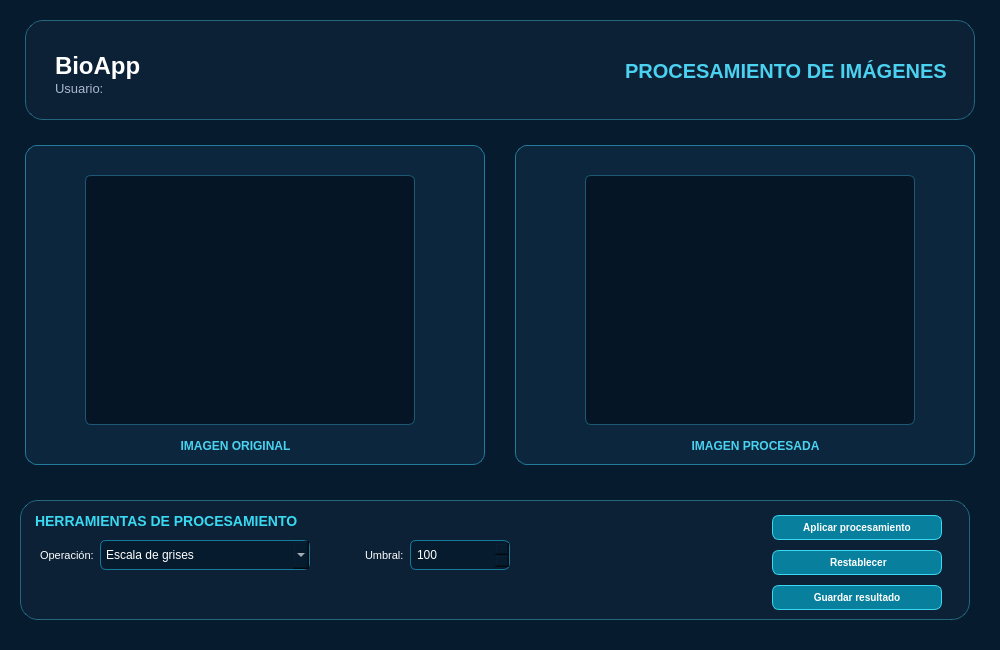
<?xml version="1.0" encoding="UTF-8"?>
<ui version="4.0">
 <class>ventanaProcesamiento</class>
 <widget class="QDialog" name="ventanaProcesamiento">
  <property name="geometry">
   <rect>
    <x>0</x>
    <y>0</y>
    <width>1000</width>
    <height>650</height>
   </rect>
  </property>
  <property name="windowTitle">
   <string>BioApp | Procesamiento de imágenes</string>
  </property>
  <property name="styleSheet">
   <string notr="true">QDialog#ventanaProcesamiento {
    background-color: #071B2E;
}</string>
  </property>
  <widget class="QFrame" name="frameEncabezado">
   <property name="geometry">
    <rect>
     <x>25</x>
     <y>20</y>
     <width>950</width>
     <height>100</height>
    </rect>
   </property>
   <property name="styleSheet">
    <string notr="true">QFrame#frameEncabezado {
    background-color: rgba(15, 35, 60, 150);
    border: 1px solid rgba(75, 210, 240, 100);
    border-radius: 18px;
}</string>
   </property>
   <property name="frameShape">
    <enum>QFrame::StyledPanel</enum>
   </property>
   <property name="frameShadow">
    <enum>QFrame::Raised</enum>
   </property>
   <widget class="QLabel" name="lblBioApp">
    <property name="geometry">
     <rect>
      <x>30</x>
      <y>30</y>
      <width>91</width>
      <height>31</height>
     </rect>
    </property>
    <property name="styleSheet">
     <string notr="true">color: #FFFFFF;
font-size: 24px;
font-weight: bold;
background-color: transparent;</string>
    </property>
    <property name="text">
     <string>BioApp</string>
    </property>
   </widget>
   <widget class="QLabel" name="lblTituloProcesamiento">
    <property name="geometry">
     <rect>
      <x>600</x>
      <y>40</y>
      <width>331</width>
      <height>21</height>
     </rect>
    </property>
    <property name="font">
     <font>
      <pointsize>-1</pointsize>
      <weight>75</weight>
      <bold>true</bold>
     </font>
    </property>
    <property name="styleSheet">
     <string notr="true">QLabel {
    color: #4BD2F0;
    background-color: transparent;
    font-size: 20px;
    font-weight: bold;
}</string>
    </property>
    <property name="text">
     <string>PROCESAMIENTO DE IMÁGENES</string>
    </property>
   </widget>
   <widget class="QLabel" name="lblInfoUsuario">
    <property name="geometry">
     <rect>
      <x>30</x>
      <y>60</y>
      <width>55</width>
      <height>16</height>
     </rect>
    </property>
    <property name="styleSheet">
     <string notr="true">color: #A9B8CA;
font-size: 13px;
background-color: transparent;</string>
    </property>
    <property name="text">
     <string>Usuario:</string>
    </property>
   </widget>
  </widget>
  <widget class="QFrame" name="frameImagenOriginal">
   <property name="geometry">
    <rect>
     <x>25</x>
     <y>145</y>
     <width>460</width>
     <height>320</height>
    </rect>
   </property>
   <property name="styleSheet">
    <string notr="true">QFrame#frameImagenOriginal {
    background-color: #0B263D;
    border: 1px solid #247A9B;
    border-radius: 12px;
}</string>
   </property>
   <property name="frameShape">
    <enum>QFrame::StyledPanel</enum>
   </property>
   <property name="frameShadow">
    <enum>QFrame::Raised</enum>
   </property>
   <widget class="QLabel" name="lblTituloOriginal">
    <property name="geometry">
     <rect>
      <x>150</x>
      <y>290</y>
      <width>121</width>
      <height>21</height>
     </rect>
    </property>
    <property name="styleSheet">
     <string notr="true">QLabel {
    color: #4BD2F0;
    background-color: transparent;
    font-size: 12px;
    font-weight: bold;
}</string>
    </property>
    <property name="text">
     <string>IMAGEN ORIGINAL</string>
    </property>
    <property name="alignment">
     <set>Qt::AlignCenter</set>
    </property>
   </widget>
   <widget class="QLabel" name="lblVistaOriginal">
    <property name="geometry">
     <rect>
      <x>60</x>
      <y>30</y>
      <width>330</width>
      <height>250</height>
     </rect>
    </property>
    <property name="styleSheet">
     <string notr="true">QLabel {
    background-color: #061525;
    border: 1px solid #1D5875;
    border-radius: 6px;
}</string>
    </property>
    <property name="text">
     <string/>
    </property>
   </widget>
  </widget>
  <widget class="QFrame" name="frameImagenProcesada">
   <property name="geometry">
    <rect>
     <x>515</x>
     <y>145</y>
     <width>460</width>
     <height>320</height>
    </rect>
   </property>
   <property name="styleSheet">
    <string notr="true">QFrame#frameImagenProcesada {
    background-color: #0B263D;
    border: 1px solid #247A9B;
    border-radius: 12px;
}</string>
   </property>
   <property name="frameShape">
    <enum>QFrame::StyledPanel</enum>
   </property>
   <property name="frameShadow">
    <enum>QFrame::Raised</enum>
   </property>
   <widget class="QLabel" name="lblTituloProcesada">
    <property name="geometry">
     <rect>
      <x>160</x>
      <y>280</y>
      <width>161</width>
      <height>41</height>
     </rect>
    </property>
    <property name="styleSheet">
     <string notr="true">QLabel {
    color: #4BD2F0;
    background-color: transparent;
    font-size: 12px;
    font-weight: bold;
}</string>
    </property>
    <property name="text">
     <string>IMAGEN PROCESADA</string>
    </property>
    <property name="alignment">
     <set>Qt::AlignCenter</set>
    </property>
   </widget>
   <widget class="QLabel" name="lblVistaProcesada">
    <property name="geometry">
     <rect>
      <x>70</x>
      <y>30</y>
      <width>330</width>
      <height>250</height>
     </rect>
    </property>
    <property name="styleSheet">
     <string notr="true">QLabel {
    background-color: #061525;
    border: 1px solid #1D5875;
    border-radius: 6px;
}</string>
    </property>
    <property name="text">
     <string/>
    </property>
   </widget>
  </widget>
  <widget class="QFrame" name="frameHerramientas">
   <property name="geometry">
    <rect>
     <x>20</x>
     <y>500</y>
     <width>950</width>
     <height>120</height>
    </rect>
   </property>
   <property name="styleSheet">
    <string notr="true">QFrame#frameHerramientas {
    background-color: rgba(15, 35, 60, 150);
    border: 1px solid rgba(75, 210, 240, 100);
    border-radius: 18px;
}</string>
   </property>
   <property name="frameShape">
    <enum>QFrame::StyledPanel</enum>
   </property>
   <property name="frameShadow">
    <enum>QFrame::Raised</enum>
   </property>
   <widget class="QLabel" name="lblTituloHerramientas">
    <property name="geometry">
     <rect>
      <x>15</x>
      <y>8</y>
      <width>920</width>
      <height>25</height>
     </rect>
    </property>
    <property name="styleSheet">
     <string notr="true">color: #39D9F2;
font-size: 14px;
font-weight: bold;
background: transparent;
border: none;</string>
    </property>
    <property name="text">
     <string>HERRAMIENTAS DE PROCESAMIENTO</string>
    </property>
   </widget>
   <widget class="QLabel" name="lblOperacion">
    <property name="geometry">
     <rect>
      <x>20</x>
      <y>43</y>
      <width>90</width>
      <height>25</height>
     </rect>
    </property>
    <property name="styleSheet">
     <string notr="true">color: white;
font-size: 11px;
background: transparent;
border: none;</string>
    </property>
    <property name="text">
     <string>Operación:</string>
    </property>
   </widget>
   <widget class="QComboBox" name="cmbOperacion">
    <property name="geometry">
     <rect>
      <x>80</x>
      <y>40</y>
      <width>210</width>
      <height>30</height>
     </rect>
    </property>
    <property name="styleSheet">
     <string notr="true">QComboBox {
    background-color: #071B2E;
    color: white;
    border: 1px solid #167A9B;
    border-radius: 6px;
    padding: 5px;
}

QComboBox QAbstractItemView {
    background-color: #0D2940;
    color: white;
    selection-background-color: #087F9D;
}</string>
    </property>
    <item>
     <property name="text">
      <string>Escala de grises</string>
     </property>
    </item>
    <item>
     <property name="text">
      <string>Umbralización</string>
     </property>
    </item>
    <item>
     <property name="text">
      <string>Filtro Gaussiano</string>
     </property>
    </item>
    <item>
     <property name="text">
      <string>Detección de bordes</string>
     </property>
    </item>
    <item>
     <property name="text">
      <string>Ecualización de histograma</string>
     </property>
    </item>
   </widget>
   <widget class="QLabel" name="lblParametro">
    <property name="geometry">
     <rect>
      <x>345</x>
      <y>43</y>
      <width>100</width>
      <height>25</height>
     </rect>
    </property>
    <property name="styleSheet">
     <string notr="true">color: white;
font-size: 11px;
background: transparent;
border: none;</string>
    </property>
    <property name="text">
     <string>Umbral:</string>
    </property>
   </widget>
   <widget class="QSpinBox" name="spinBox">
    <property name="geometry">
     <rect>
      <x>390</x>
      <y>40</y>
      <width>100</width>
      <height>30</height>
     </rect>
    </property>
    <property name="styleSheet">
     <string notr="true">QSpinBox {
    background-color: #071B2E;
    color: white;
    border: 1px solid #167A9B;
    border-radius: 6px;
    padding: 4px;
}</string>
    </property>
    <property name="maximum">
     <number>255</number>
    </property>
    <property name="value">
     <number>100</number>
    </property>
   </widget>
   <widget class="QPushButton" name="btnAplicar">
    <property name="geometry">
     <rect>
      <x>752</x>
      <y>15</y>
      <width>170</width>
      <height>25</height>
     </rect>
    </property>
    <property name="styleSheet">
     <string notr="true">QPushButton {
    background-color: #087F9D;
    color: white;
    border: 1px solid #39D9F2;
    border-radius: 7px;
    font-weight: bold;
    font-size: 10px;
}

QPushButton:hover {
    background-color: #119BB8;
}</string>
    </property>
    <property name="text">
     <string>Aplicar procesamiento</string>
    </property>
   </widget>
   <widget class="QPushButton" name="btnRestablecer">
    <property name="geometry">
     <rect>
      <x>752</x>
      <y>50</y>
      <width>170</width>
      <height>25</height>
     </rect>
    </property>
    <property name="styleSheet">
     <string notr="true">QPushButton {
    background-color: #087F9D;
    color: white;
    border: 1px solid #39D9F2;
    border-radius: 7px;
    font-weight: bold;
    font-size: 10px;
}

QPushButton:hover {
    background-color: #119BB8;
}</string>
    </property>
    <property name="text">
     <string>	Restablecer</string>
    </property>
   </widget>
   <widget class="QPushButton" name="btnGuardar">
    <property name="enabled">
     <bool>false</bool>
    </property>
    <property name="geometry">
     <rect>
      <x>752</x>
      <y>85</y>
      <width>170</width>
      <height>25</height>
     </rect>
    </property>
    <property name="styleSheet">
     <string notr="true">QPushButton {
    background-color: #087F9D;
    color: white;
    border: 1px solid #39D9F2;
    border-radius: 7px;
    font-weight: bold;
    font-size: 10px;
}

QPushButton:hover {
    background-color: #119BB8;
}</string>
    </property>
    <property name="text">
     <string>Guardar resultado</string>
    </property>
   </widget>
  </widget>
 </widget>
 <resources/>
 <connections/>
</ui>
